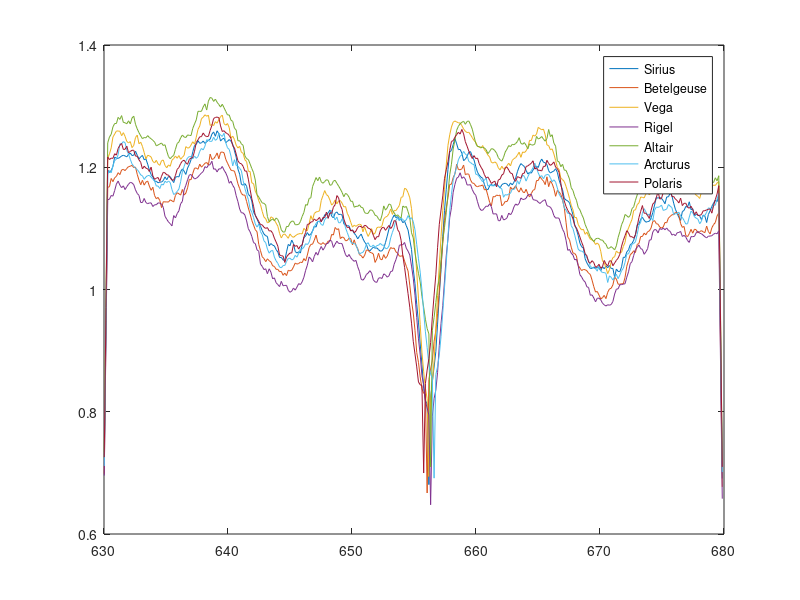

The MATLAB source for this figure:
%% Project - Compare Stellar Spectra
% Instructions are in the task pane to the left. Complete and submit each task one at a time.

%% This code loads the data from the previous project.
load stellarSpectraData

%% Task 1
% Find the minimum intensity (and index) for every column of spectra at
% once, then compute the observed Halpha wavelength, redshift, and
% radial velocity for each star.
[sHa,idx] = min(spectra);
lambdaHa = lambda(idx);
z = lambdaHa/656.28 - 1;
speed = z*299792.458;

%% Tasks 2-4
% Plot each star's spectrum. Dash the line if the star is blueshifted
% (speed <= 0, i.e. moving toward us); otherwise use a thicker solid line.
for v = 1:7
    s = spectra(:, v);
    if speed(v) <= 0
        plot(lambda, s, "--")
    else
        plot(lambda, s, LineWidth=3)
    end
    hold on
end

hold off

%% Task 5
% Add a legend using the star names.
legend(starnames)

%% Task 6
% Which stars are moving away from us (redshifted, speed > 0)?
movaway = starnames(speed > 0)

%% Further Practice
% Like many functions in MATLAB, plotting functions can accept matrix
% inputs. plot(A) creates a line for each column in A.
% If you do not want to differentiate between redshifted and blueshifted
% spectra, you do not need to use a for loop.
plot(lambda,spectra)
legend(starnames)
